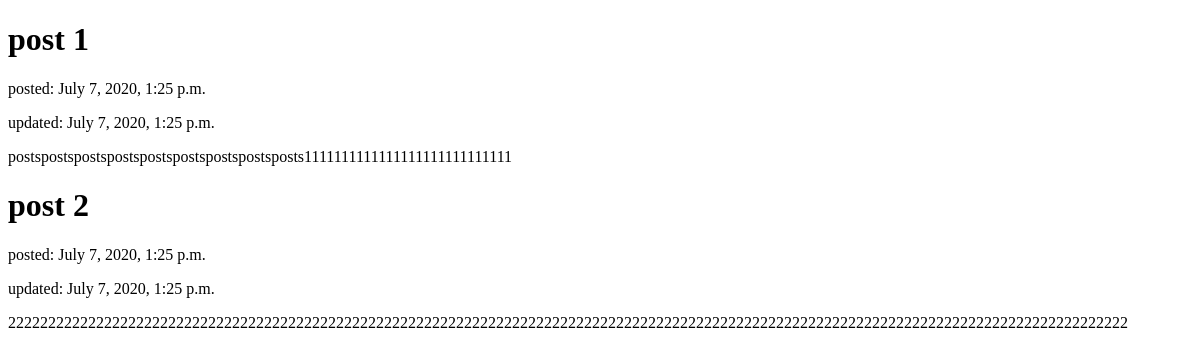
The app's page /posts/, older data.
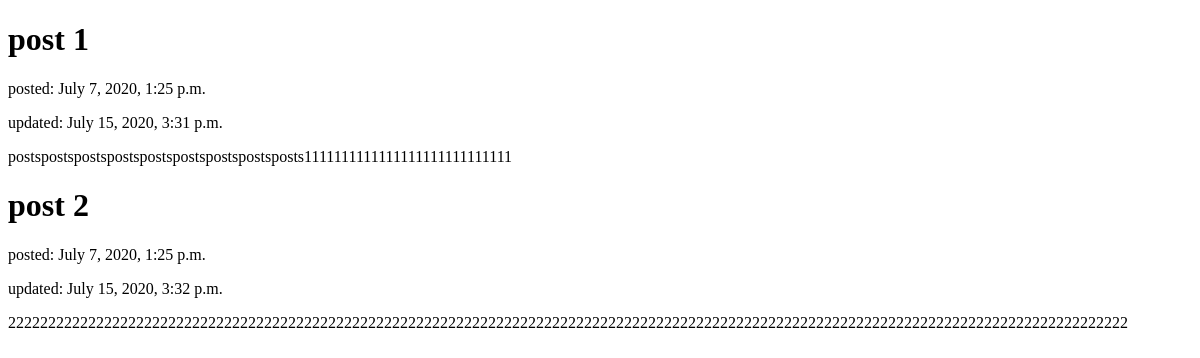
The same page, newer data.
### posts/models.py (models this page shows, shortened)
class Post(models.Model):
    title = models.CharField(max_length=120)
    content = models.TextField()
    updated = models.DateTimeField(auto_now=True, auto_now_add=False)
    timestamp = models.DateTimeField(auto_now=False, auto_now_add=True)
    label = models.ManyToManyField(Label)

### posts/views.py (the view)
# urls.py: path('', views.post_list, name='post_list'),
def post_list(request):
    posts = Post.objects.all()
    context = {'posts': posts}
    return render(request, 'posts/post_list.html', context)

### posts/templates/posts/post_list.html (shortened to what this page needs)
<!DOCTYPE html>
<html lang="en">
<head>
</head>
<body>
  {% for post in posts %}
  <h1>{{ post.title }}</h1>
  <p>posted: {{ post.timestamp }}</p>
  <p>updated: {{ post.updated }}</p>
  <p>{{ post.content }}</p>
  {% endfor %}
</body>
</html>

Row changes from the older to the newer data that the page shows:
changed Post "post 1": updated "July 7, 2020, 1:25 p.m." → "July 15, 2020, 3:31 p.m."
changed Post "post 2": updated "July 7, 2020, 1:25 p.m." → "July 15, 2020, 3:32 p.m."
